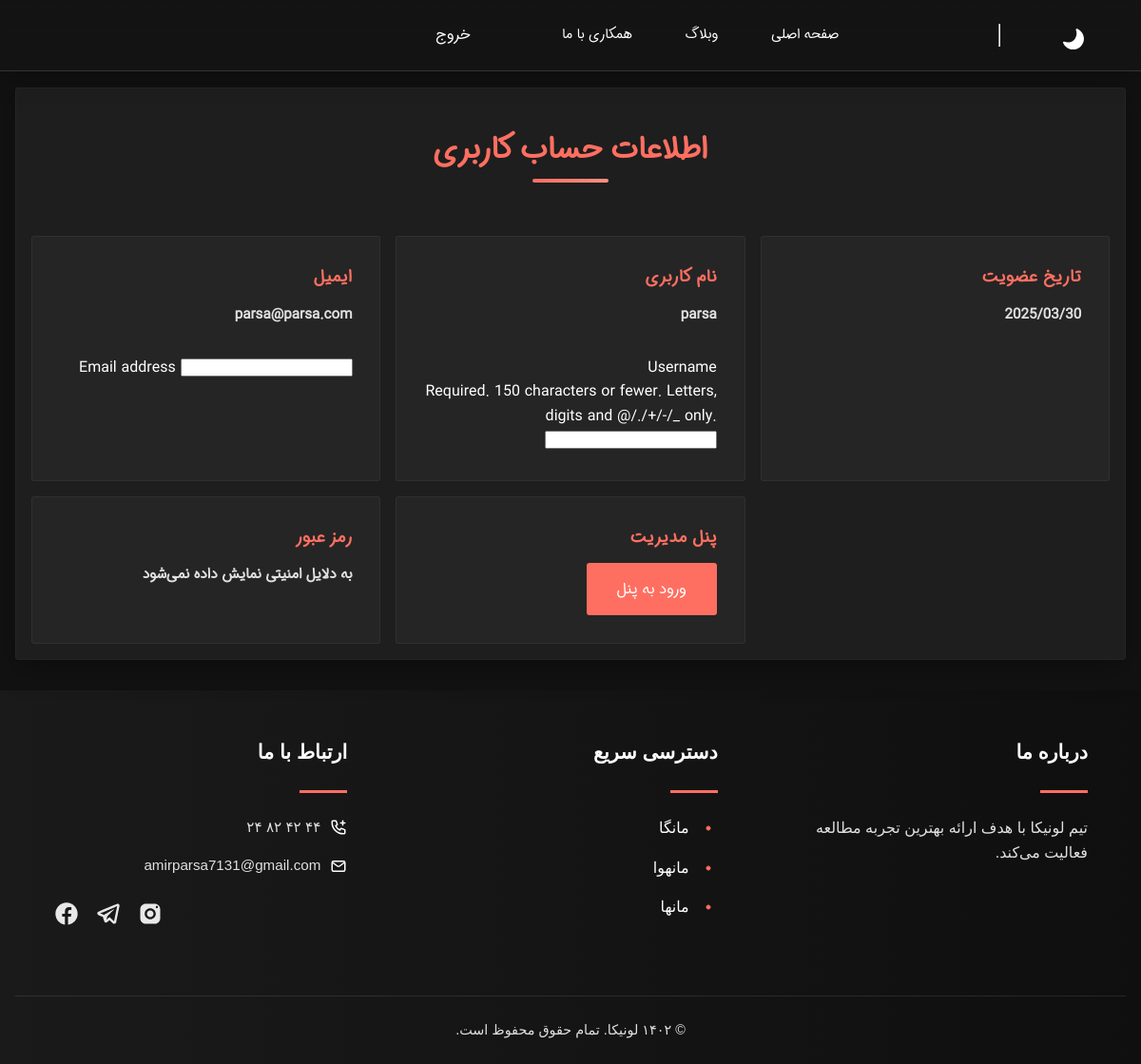
The app's page /profile/ (signed in), older data.
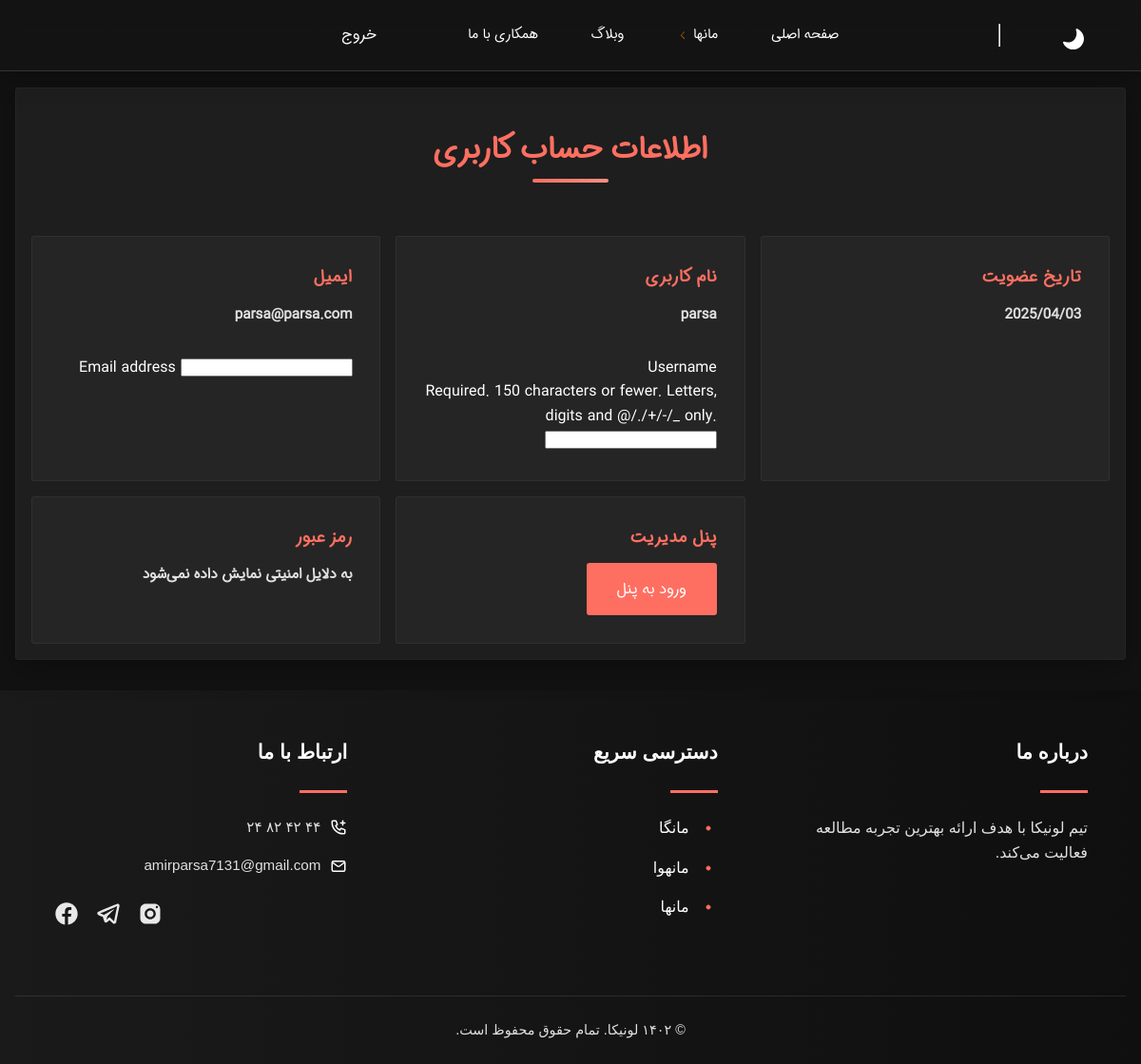
The same page, newer data.
### users/models.py (models this page shows)
class CustomUser(AbstractUser):
    phone_number = m.CharField(
        max_length=11,
        null=True,
        blank=True,
        verbose_name="شماره موبایل",
        unique=True,
        validators=[validate_iranian_phone_number])

### managements/models.py (models this page shows, shortened)
class Menu(m.Model):
    name_show = m.CharField(max_length=255,null=True,blank=True)
    address = m.CharField(max_length=255,null=True,blank=True)
    family=m.CharField(max_length=255,null=True,blank=True)

### users/views.py (the view)
# urls.py: path("profile/", profile, name="profile"),
@login_required(login_url='login')
def profile(request):
    menus, menus_options = menu()
    password = UserPasswordForm()
    username = UserNameForm()
    email = UserEmailForm()
    if request.user.is_staff:
        is_staff = True
    else:
        is_staff = False
    if request.method == "POST":
        return redirect('profile')
    else:
        context = {"menus":menus,"menus_options":menus_options,'email_form':email,'username_form':username,'password_form':password,'is_staff':is_staff}
        return render(request,'user/user.html',context)

### users/forms.py
class UserEmailForm(NewBaseForm):
    class Meta :
        model = CustomUser
        fields = ['email']

class UserNameForm(NewBaseForm):
    class Meta :
        model = CustomUser
        fields = ['username']

### users/views.py (called while the page is built)
def menu():
    menus = Menu.objects.all()
    menus_options = MenuOption.objects.all()
    return (menus,menus_options)

### users/templates/user/user.html (shortened to what this page needs)
{% extends "deafult.html" %}
{% load static %}
{% block meta %}
    <link rel="stylesheet" href={% static 'style/profile.css' %}>
{% endblock meta %}
{% block content %}
    <div class="profile-container">
        <div class="user-box">
            <div class="title-profile">
                <h4>اطلاعات حساب کاربری</h4>
            </div>
            <div class="user-field">
                <h5>ایمیل</h5>
                <h6>{{ user.email }}</h6>
                <form>{{ email_form.as_div }}</form>
            </div>
            <div class="user-field">
                <h5>نام کاربری</h5>
                <h6>{{ user.username }}</h6>
                <form>{{ username_form.as_div }}</form>
            </div>
            <div class="user-field">
                <h5>تاریخ عضویت</h5>
                <h6>{{ user.date_joined|date:"Y/m/d" }}</h6>
            </div>
            <div class="user-field">
                <h5>رمز عبور</h5>
                <h6>به دلایل امنیتی نمایش داده نمی‌شود</h6>
            </div>
            {% if is_staff %}
            <div class="user-field">
                <h5>پنل مدیریت</h5>
                <a href="{% url 'admin_panel' %}" class="profile-btn">ورود به پنل</a>
            </div>
            {% endif %}
        </div>
    </div>
{% endblock content %}

### users/templates/deafult.html (shortened to what this page needs)
{% load static %}
<!DOCTYPE html>
<html lang="fa">
<head>
    {% block meta %}{% endblock meta %}
    <link rel="stylesheet" href={% static 'style/deafult.css' %}>
</head>
    <body dir="ltr">
<header >
    <ul id="menu">
        <img title="Lunika Studio" src={% static '/img/lunika.svg' %} alt="Lunika" style="width: 2.5vw;float: right;margin-top: 0.7vw;margin-right:2vw">
        <hr style="float: right;height:2vw;margin-left: 10vw;margin-right: 2.5vw;margin-top:0.1vw;">
        <nav>
            <li onclick="" class="menu-option"><a  class="menu-option-content-title" href="{% url 'home' %}" >صفحه اصلی </a> </li>
            {% for menu in menus %}
                <li onclick="" class="menu-option">
                    <a class="menu-option-content-title" href="{% url menu.family %}{{ menu.address }}" ><div class="angle-left "></div> {{menu.name_show   }}  </a>
                </li>
            {% endfor %}
            <li onclick="" class="menu-option"><a  class="menu-option-content-title" href={% url "weblog_main" %} >وبلاگ</a>  </li>
            <li onclick="" class="menu-option"><a class="menu-option-content-title" href={% url "about_us" %}>همکاری با ما</a></li>
        </nav>
        {% if user.is_authenticated %}
        <li class="auth"><a href={% url "logout" %}>خروج</a></li>
        {% else  %}
            <li class="auth" ><a href={% url "login" %}>ورود</a></li>
            <li class="auth"><a href={% url "register" %}>ثبت نام</a></li>
        {% endif %}
    </ul>
</header>
{% block content %}{% endblock content %}
<footer class="site-footer">
    <div class="footer-grid">
      <div class="footer-section">
        <h4 class="footer-heading">درباره ما</h4>
        <div class="divider-right"></div>
        <p class="footer-text">
          تیم لونیکا با هدف ارائه بهترین تجربه مطالعه فعالیت می‌کند.
        </p>
      </div>
      <div class="footer-section">
        <h4 class="footer-heading">دسترسی سریع</h4>
        <div class="divider-right"></div>
        <ul class="footer-nav">
          <li>
            <a href={% url "categury" cat='manga' %} class="footer-link">
                <img src="{% static 'img/footer/dott.svg' %}" class="nav-icon" alt="">
              <span>مانگا</span>
            </a>
          </li>
          <li>
            <a href={% url "categury" cat='manhwa' %} class="footer-link">
                <img src="{% static 'img/footer/dott.svg' %}" class="nav-icon" alt="">
              <span>مانهوا</span>
            </a>
          </li>
          <li>
            <a href={% url "categury" cat='manha' %} class="footer-link">
              <img src="{% static 'img/footer/dott.svg' %}" class="nav-icon" alt="">
              <span>مانها</span>
            </a>
          </li>
        </ul>
      </div>
      <div class="footer-section">
        <h4 class="footer-heading">ارتباط با ما</h4>
        <div class="divider-right"></div>
        <div class="contact-items">
          <div class="contact-item">
            <img src="{% static 'img/footer/phone.svg' %}" class="contact-icon" alt="">
            <span>۴۴ ۴۲ ۸۲ ۲۴</span>
          </div>
          <div class="contact-item">
            <img src="{% static 'img/footer/email.svg' %}" class="contact-icon" alt="">
            <span>amirparsa7131@gmail.com</span>
          </div>
        </div>
        <div class="social-media">
          <a href="https://www.instagram.com/lunika.manga/" target="_blank"><img src="{% static 'img/sm-logo/instagram.svg' %}" alt="اینستاگرام"></a>
          <a href="https://t.me/mangaup" target="_blank"><img src="{% static 'img/sm-logo/telegram.svg' %}" href="" alt="تلگرام"></a>
          <a href="#" target="_blank"><img src="{% static 'img/sm-logo/facebook.svg' %}" alt="فیسبوک"></a>
        </div>
      </div>
    </div>
    <div class="copyright">
      <p>© <span class="year">۱۴۰۲</span> لونیکا. تمام حقوق محفوظ است.</p>
    </div>
  </footer>
</body>

Row changes from the older to the newer data that the page shows:
added Menu: name_show "مانها"
changed CustomUser "parsa@parsa.com": date_joined "2025/03/30" → "2025/04/03"
